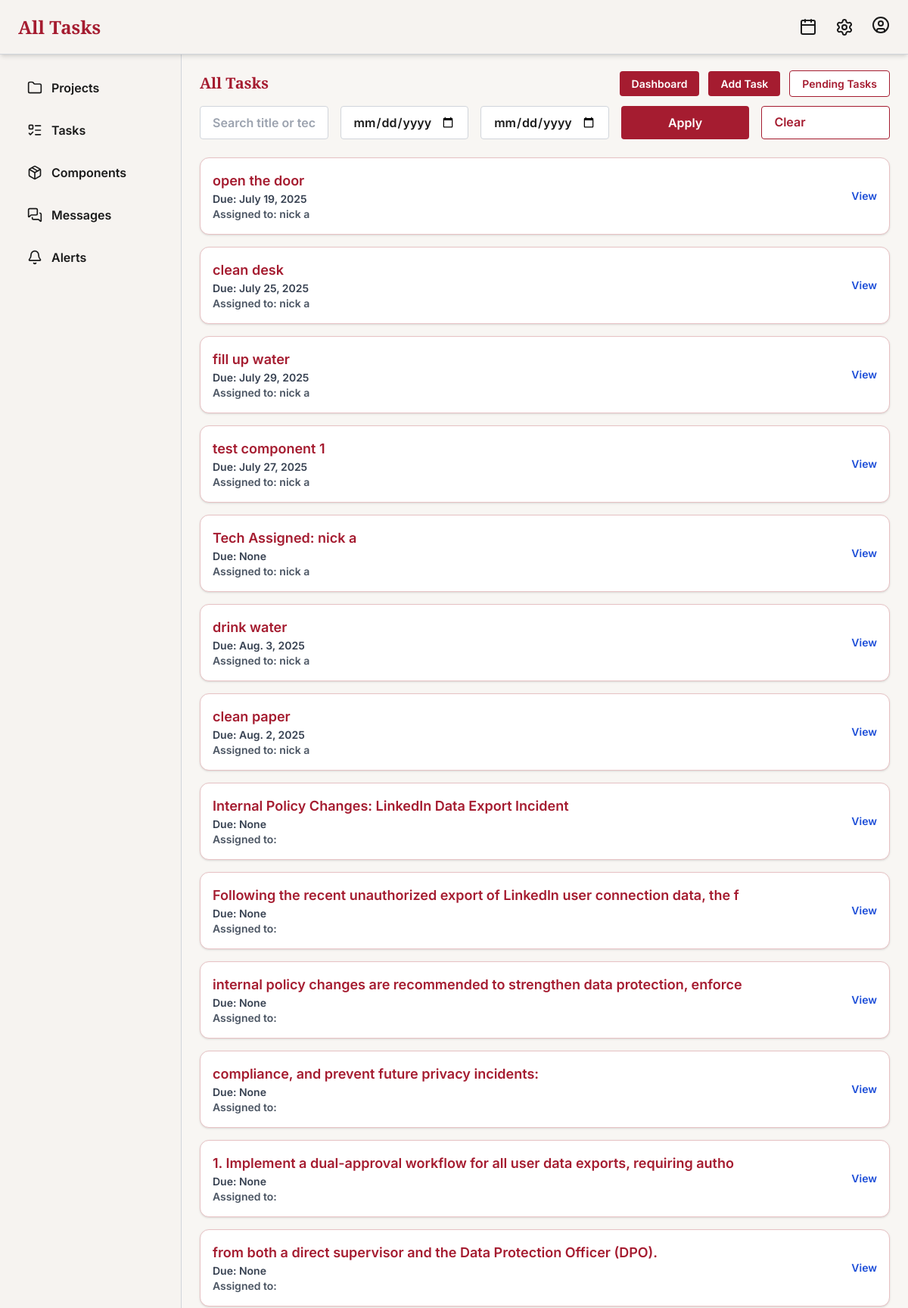
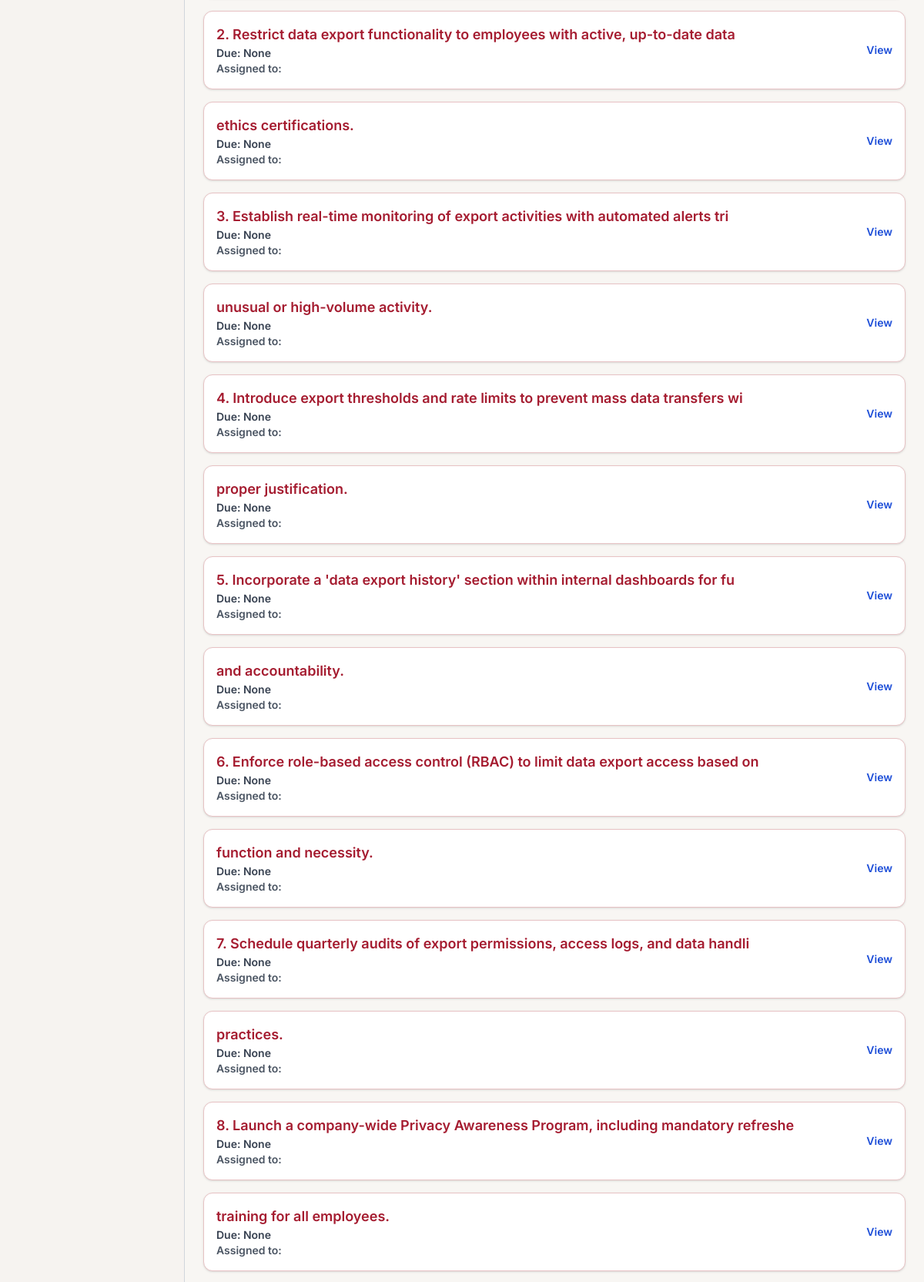
The app's page /all-tasks/ (upper part) with its own data (2 pictures, top to bottom).
### tracker/models.py (models this page shows, shortened)
class Task(models.Model):
    section = models.CharField(max_length=20, blank=True, null=True)
    title = models.CharField(max_length=100)
    description = models.TextField(blank=True)
    project = models.ForeignKey(Project, on_delete=models.CASCADE, related_name='tasks', null=True, blank=True)
    components = models.ManyToManyField(Component, related_name='tasks', blank=True)  # now supports multiple components
    assigned_to = models.ForeignKey(User, on_delete=models.SET_NULL, null=True, blank=True)
    completed = models.BooleanField(default=False)
    submitted_for_approval = models.BooleanField(default=False)
    is_approved = models.BooleanField(default=False)
    notes = models.TextField(blank=True, null=True)
    image = models.ImageField(upload_to='tasks/images/', blank=True, null=True)
    video = models.FileField(upload_to='tasks/videos/', blank=True, null=True)
    audio = models.FileField(upload_to='tasks/audio/', blank=True, null=True)
    document = models.FileField(upload_to='tasks/docs/', blank=True, null=True)
    due_date = models.DateField(null=True, blank=True)
    status = models.CharField(
        max_length=20,
        choices=[('todo', 'To Do'), ('in_progress', 'In Progress'), ('completed', 'Completed'), ('approved', 'Approved')],
        default='todo'
    )
    created_at = models.DateTimeField(auto_now_add=True)

### tracker/views.py (the view)
# urls.py: path('all-tasks/', views.all_tasks_view, name='all_tasks'),
def all_tasks_view(request):
    tasks = Task.objects.all()
    query = request.GET.get('q', '')
    start_date = request.GET.get('start')
    end_date = request.GET.get('end')
    if query:
        tasks = tasks.filter(
            Q(title__icontains=query) |
            Q(assigned_to__first_name__icontains=query) |
            Q(assigned_to__last_name__icontains=query)
        )
    if start_date:
        tasks = tasks.filter(due_date__gte=start_date)
    if end_date:
        tasks = tasks.filter(due_date__lte=end_date)
    return render(request, 'tracker/alltasks.html', {
        'tasks': tasks,
    })

### tracker/templates/tracker/alltasks.html (shortened to what this page needs)
<!DOCTYPE html>
<html lang="en">
<head>
  <script src="https://cdn.tailwindcss.com"></script>
</head>
<body class="font-inter font-semibold bg-[var(--bg-softest)] text-[var(--text-dark)] min-h-screen flex flex-col">
  <header class="bg-[var(--panel-bg)] shadow-md px-6 py-4 flex justify-between items-center h-[72px] border-b border-gray-300 relative">
    <h1 class="text-2xl font-playfair text-[var(--accent-red)]">All Tasks</h1>
    <div class="flex items-center gap-6 relative">
      <a href="{% url 'calendar' %}" class="hover:text-[var(--accent-red)] transition hover:scale-110">
        <i data-lucide="calendar" class="w-6 h-6"></i>
      </a>
      <a href="{% url 'settings' %}" class="hover:text-[var(--accent-red)] transition hover:scale-110">
        <i data-lucide="settings" class="w-6 h-6"></i>
      </a>
      <div class="relative">
        <button id="profileBtn" class="hover:text-[var(--accent-red)] transition hover:scale-110 focus:outline-none">
          <i data-lucide="user-circle" class="w-6 h-6"></i>
        </button>
      </div>
    </div>
  </header>
  <main class="flex-1 flex overflow-hidden min-h-[calc(100vh-72px)]">
    <aside class="w-1/5 bg-[var(--panel-bg)] border-r border-gray-300 p-6 overflow-y-auto">
      <nav class="flex flex-col gap-4 text-[var(--text-dark)]">
        <a href="{% url 'project_list' %}" class="flex items-center gap-3 px-3 py-2 rounded-md hover:bg-[#f4e8e7] hover:text-[var(--accent-red)] transition-all">
          <i data-lucide="folder" class="w-5 h-5"></i> <span>Projects</span>
        </a>
        <a href="{% url 'assign_tasks' %}" class="flex items-center gap-3 px-3 py-2 rounded-md hover:bg-[#f4e8e7] hover:text-[var(--accent-red)] transition-all">
          <i data-lucide="list-todo" class="w-5 h-5"></i> <span>Tasks</span>
        </a>
        <a href="{% url 'components' %}" class="flex items-center gap-3 px-3 py-2 rounded-md hover:bg-[#f4e8e7] hover:text-[var(--accent-red)] transition-all">
          <i data-lucide="package" class="w-5 h-5"></i> <span>Components</span>
        </a>
        <a href="messages.html" class="flex items-center gap-3 px-3 py-2 rounded-md hover:bg-[#f4e8e7] hover:text-[var(--accent-red)] transition-all">
          <i data-lucide="messages-square" class="w-5 h-5"></i> <span>Messages</span>
        </a>
        <a href="alerts.html" class="flex items-center gap-3 px-3 py-2 rounded-md hover:bg-[#f4e8e7] hover:text-[var(--accent-red)] transition-all">
          <i data-lucide="bell" class="w-5 h-5"></i> <span>Alerts</span>
        </a>
      </nav>
    </aside>
    <section class="flex-1 p-6 overflow-y-auto">
      <div class="flex items-center justify-between mb-4">
        <h2 class="text-xl font-playfair text-[var(--accent-red)]">All Tasks</h2>
        <div class="space-x-2">
          <a href="{% url 'lead_dashboard' %}" class="bg-[var(--accent-red)] text-white px-4 py-2 rounded text-sm hover:bg-red-700">Dashboard</a>
          <a href="{% url 'assign_tasks' %}" class="bg-[var(--accent-red)] text-white px-4 py-2 rounded text-sm hover:bg-red-700">Add Task</a>
          <a href="{% url 'view_pending_tasks' %}" class="bg-white border border-[var(--accent-red)] text-[var(--accent-red)] px-4 py-2 rounded text-sm hover:bg-[#fdf3f2]">Pending Tasks</a>
        </div>
      </div>
      <form method="get" class="mb-6 grid grid-cols-1 md:grid-cols-5 gap-4">
        <input type="text" name="q" value="{{ request.GET.q }}" placeholder="Search title or technician" class="px-4 py-2 border border-gray-300 rounded">
        <input type="date" name="start" value="{{ request.GET.start }}" class="px-4 py-2 border border-gray-300 rounded">
        <input type="date" name="end" value="{{ request.GET.end }}" class="px-4 py-2 border border-gray-300 rounded">
        <button type="submit" class="bg-[var(--accent-red)] text-white px-4 py-2 rounded hover:bg-red-700">Apply</button>
        <a href="{% url 'all_tasks' %}" class="bg-white text-[var(--accent-red)] px-4 py-2 border border-[var(--accent-red)] rounded hover:bg-[#fdf3f2]">Clear</a>
      </form>
      <div class="space-y-4">
        {% for task in tasks %}
          <div class="bg-white border border-[#e7c2c4] rounded-xl p-4 shadow">
            <div class="flex justify-between items-center">
              <div>
                <h3 class="text-lg font-semibold text-[var(--accent-red)]">{{ task.title }}</h3>
                <p class="text-sm text-gray-700">Due: {{ task.due_date }}</p>
                <p class="text-sm text-gray-600">Assigned to: {{ task.assigned_to.get_full_name }}</p>
              </div>
              <a href="{% url 'task_detail' task.id %}" class="text-sm text-blue-700 hover:underline">View</a>
            </div>
          </div>
        {% empty %}
          <p class="text-sm text-gray-500">No tasks found.</p>
        {% endfor %}
      </div>
    </section>
  </main>
</body>
</html>

### tracker/templates/tracker/alltasks.html (style rules this page uses)
:root { --accent-red: #a51c30; --bg-softest: #f8f6f3; --panel-bg: #f6f3f0; --text-dark: #1A1A1A; }
.font-playfair { font-family: 'Playfair Display', serif; }
.font-inter { font-family: 'Inter', sans-serif; }

### records on screen
Task: title "open the door", due_date "July 19, 2025", assigned_to.get_full_name "nick a"
Task: title "clean desk", due_date "July 25, 2025", assigned_to.get_full_name "nick a"
Task: title "fill up water", due_date "July 29, 2025", assigned_to.get_full_name "nick a"
Task: title "test component 1", due_date "July 27, 2025", assigned_to.get_full_name "nick a"
Task: title "Tech Assigned: nick a", due_date "None", assigned_to.get_full_name "nick a"
Task: title "drink water", due_date "Aug. 3, 2025", assigned_to.get_full_name "nick a"
Task: title "clean paper", due_date "Aug. 2, 2025", assigned_to.get_full_name "nick a"
Task: title "Internal Policy Changes: LinkedIn Data Export Incident", due_date "None"
Task: title "Following the recent unauthorized export of LinkedIn user connection data, the f", due_date "None"
Task: title "internal policy changes are recommended to strengthen data protection, enforce", due_date "None"
Task: title "compliance, and prevent future privacy incidents:", due_date "None"
Task: title "1. Implement a dual-approval workflow for all user data exports, requiring autho", due_date "None"
Task: title "from both a direct supervisor and the Data Protection Officer (DPO).", due_date "None"
Task: title "2. Restrict data export functionality to employees with active, up-to-date data", due_date "None"
Task: title "ethics certifications.", due_date "None"
Task: title "3. Establish real-time monitoring of export activities with automated alerts tri", due_date "None"
Task: title "unusual or high-volume activity.", due_date "None"
Task: title "4. Introduce export thresholds and rate limits to prevent mass data transfers wi", due_date "None"
Task: title "proper justification.", due_date "None"
Task: title "5. Incorporate a 'data export history' section within internal dashboards for fu", due_date "None"
Task: title "and accountability.", due_date "None"
Task: title "6. Enforce role-based access control (RBAC) to limit data export access based on", due_date "None"
Task: title "function and necessity.", due_date "None"
Task: title "7. Schedule quarterly audits of export permissions, access logs, and data handli", due_date "None"
Task: title "practices.", due_date "None"
Task: title "8. Launch a company-wide Privacy Awareness Program, including mandatory refreshe", due_date "None"
Task: title "training for all employees.", due_date "None"
